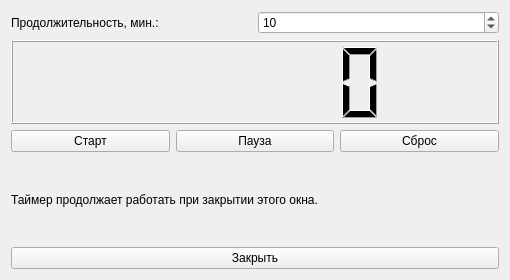
<?xml version='1.0' encoding='utf-8'?>
<ui version="4.0">
 <class>TimerWindow</class>
 <widget class="QWidget" name="TimerWindow">
  <property name="geometry">
   <rect>
    <x>0</x>
    <y>0</y>
    <width>510</width>
    <height>280</height>
   </rect>
  </property>
  <property name="windowTitle">
   <string>Таймер приготовления</string>
  </property>
  <layout class="QVBoxLayout" name="layout48">
   <item>
    <layout class="QHBoxLayout" name="layout46">
     <item>
      <widget class="QLabel" name="durationCaption">
       <property name="text">
        <string>Продолжительность, мин.:</string>
       </property>
       <property name="wordWrap">
        <bool>true</bool>
       </property>
      </widget>
     </item>
     <item>
      <widget class="QSpinBox" name="durationSpin">
       <property name="minimum">
        <number>1</number>
       </property>
       <property name="maximum">
        <number>180</number>
       </property>
       <property name="value">
        <number>10</number>
       </property>
      </widget>
     </item>
    </layout>
   </item>
   <item>
    <widget class="QLCDNumber" name="timeDisplay">
     <property name="digitCount">
      <number>6</number>
     </property>
    </widget>
   </item>
   <item>
    <layout class="QHBoxLayout" name="layout47">
     <item>
      <widget class="QPushButton" name="startButton">
       <property name="text">
        <string>Старт</string>
       </property>
       <property name="enabled">
        <bool>true</bool>
       </property>
       </widget>
     </item>
     <item>
      <widget class="QPushButton" name="pauseButton">
       <property name="text">
        <string>Пауза</string>
       </property>
       <property name="enabled">
        <bool>true</bool>
       </property>
       </widget>
     </item>
     <item>
      <widget class="QPushButton" name="resetButton">
       <property name="text">
        <string>Сброс</string>
       </property>
       <property name="enabled">
        <bool>true</bool>
       </property>
       </widget>
     </item>
    </layout>
   </item>
   <item>
    <widget class="QLabel" name="timerHint">
     <property name="wordWrap">
      <bool>true</bool>
     </property>
    <property name="text"><string>Таймер продолжает работать при закрытии этого окна.</string></property></widget>
   </item>
   <item>
    <widget class="QPushButton" name="closeButton">
     <property name="text">
      <string>Закрыть</string>
     </property>
    </widget>
   </item>
  </layout>
 </widget>
 <resources />
 <connections />
</ui>
